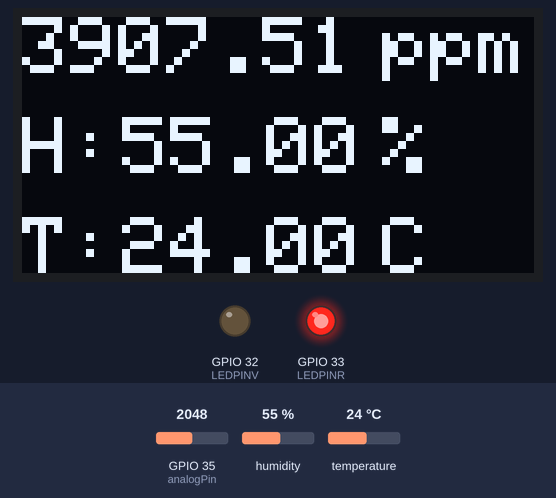
A sketch run on a simulated ESP32. Parts: 128×64 one-colour display, output pins drawn as LEDs (lit = HIGH). Inputs (shaded band) come from the test bench; at power-on: GPIO 35 (analogPin) = 2048, humidity 55 %, temperature 24 °C. No radio packets arrive unless stated; what the sketch prints to the serial monitor is not drawn.

Above: at 3.2 s.
3.3 s: GPIO 35 (analogPin) set to 942
At 5.9 s:
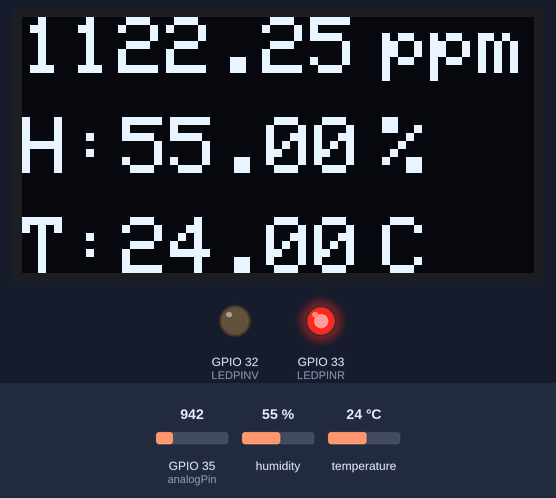
7.2 s: GPIO 35 (analogPin) set to 842
At 8.6 s:
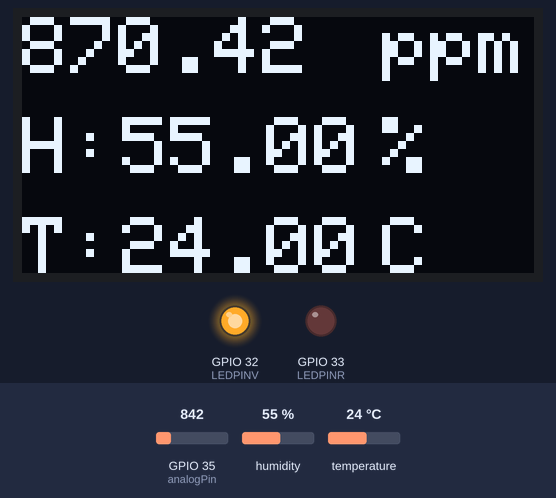
11.1 s: humidity set to 22 %
At 12.5 s:
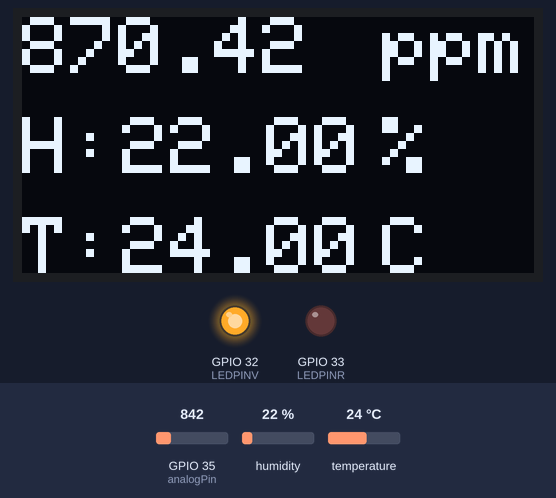
15.0 s: temperature set to 12 °C
At 17.9 s:
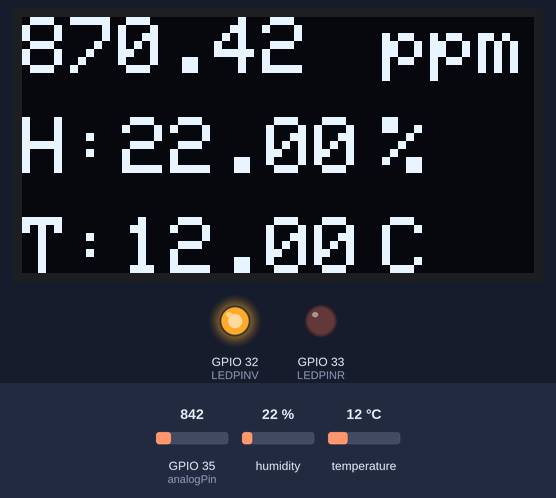
19.1 s: GPIO 35 (analogPin) set to 491
At 21.9 s:
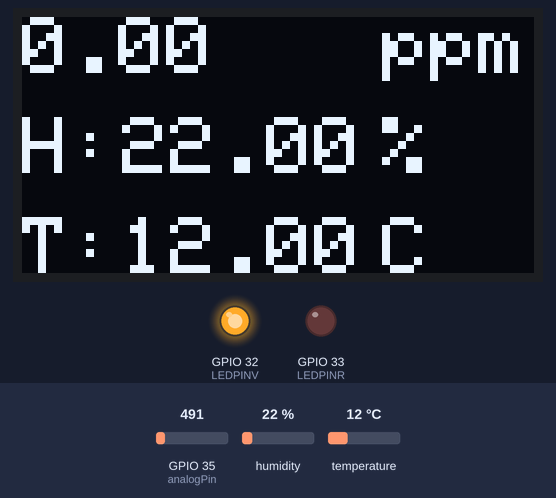
23.0 s: humidity set to 40 %
At 24.5 s:
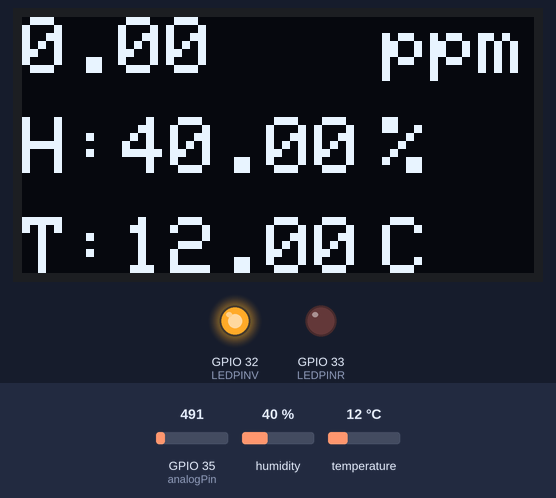
Timing chart, 0 to 26.0 s (numbered marks = the images above; inputs shaded):
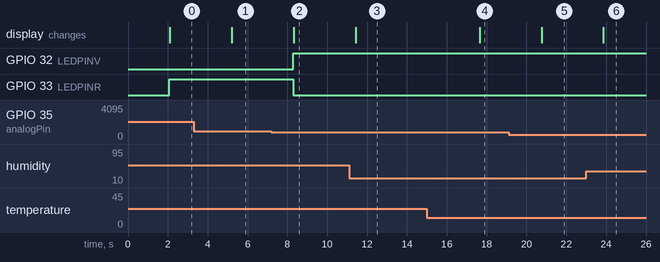

Measured:
- the behaviour switches between 894 and 893 on GPIO 35 (analogPin) (found by bisection; images 1 and 2)
- after the input at 3.3 s, the display: changes after 1.9 s (image 1)
- after the input at 7.2 s, GPIO 32 (LEDPINV): LOW → HIGH after 1.1 s; GPIO 33 (LEDPINR): HIGH → LOW after 1.1 s; the display: changes after 1.1 s (image 2)
- after the input at 11.1 s, the display: changes after 0.33 s (image 3)
- after the input at 15.0 s, the display: changes after 2.6 s (image 4)
- after the input at 19.1 s, the display: changes after 1.7 s (image 5)
- after the input at 23.0 s, the display: changes after 0.87 s (image 6)

The sketch:

CO2_P2P_Sender.ino
```cpp
#include <SPI.h>
#include <LoRa.h>
#include <DHT.h>
#include <Wire.h>
#include <WiFi.h>
#include <PubSubClient.h>
#include <Adafruit_Sensor.h>
#include <Adafruit_GFX.h>
#include <Adafruit_SSD1306.h>

#define SCREEN_WIDTH 128 // OLED display width, in pixels
#define SCREEN_HEIGHT 64 // OLED display height, in pixels

#define DHTPIN 25 //Pin pour connecter la data du DHT11
#define DHTTYPE DHT11

#define LEDPINR 33
#define LEDPINV 32

#define ss 5
#define rst 14
#define dio0 2
DHT dht(DHTPIN, DHTTYPE);
Adafruit_SSD1306 display(SCREEN_WIDTH, SCREEN_HEIGHT, &Wire, -1);
int analogPin = 35;

float ReadHum(){
  float hum = dht.readHumidity();
  if (isnan(hum)) {
    Serial.println("erreur de lire");
    return NULL;
  }
  else {
    Serial.println("Humidity:");
    Serial.println(hum);
    return hum;
  }
}

// fonction pour lire la valeur de température
float ReadTemp(){
  float temp = dht.readTemperature();
  if (isnan(temp)) {
    Serial.println("erreur de lire");
    return NULL;
  }
  else {
    Serial.println("Temperature:");
    Serial.println(temp);
    return temp;
  }
}

// fonction pour lire la valeur de concentration CO2
float ReadCO2(){
  //read voltage
  int sensorValue = analogRead(analogPin);

  // converte the analog signal to a voltage
  float voltage = sensorValue*(3.3/4095.0);
  if(voltage == 0)
  {
    Serial.println("FAULT");
    return NULL;
  }
  else if(voltage < 0.4)
  {
    Serial.println("pre-heating");
    return NULL;
  }
  else
  {
    // calculate for concentration CO2
    float voltage_diference=voltage-0.4;
    float concentration=voltage_diference*5000.0/1.6;

    // Print Voltage
    Serial.print("voltage:");
    Serial.print(voltage);
    Serial.println("V");

    //Print CO2 concentration
    Serial.print(concentration);
    Serial.println("ppm");
    return concentration;
  }
}

void setup() {
  // Initialiser Serial
  Serial.begin(115200);
  while (!Serial);
  Serial.println("LoRa Sender");

  // Setup LoRa emetteur module
  LoRa.setPins(ss, rst, dio0);

  while (!LoRa.begin(866E6)) {
    Serial.println(".");
    delay(500);
  }
  LoRa.setSyncWord(0xF3);
  Serial.println("LoRa Initializing OK!");
  if(!display.begin(SSD1306_SWITCHCAPVCC, 0x3C)) {
    Serial.println(F("SSD1306 allocation failed"));
    for(;;);
  }

  delay(2000);
  dht.begin();
  pinMode(LEDPINR,OUTPUT);
  pinMode(LEDPINV,OUTPUT);
  display.clearDisplay();
  display.setTextSize(2);
  display.setTextColor(WHITE);
}

void loop() {
  Serial.print("Sending packet: \n");
  float CO2 = ReadCO2(); //lire la concentration CO2
  float hum = ReadHum(); //lire la valeur de l'humidité
  float temp = ReadTemp(); //lire la valeur de température


  if(CO2 >= 1000 ){
      digitalWrite(LEDPINV,LOW);
      digitalWrite(LEDPINR,HIGH);
  }else{
      digitalWrite(LEDPINR,LOW);
      digitalWrite(LEDPINV,HIGH);
  }
  // L'affichage sur l'ecran
  display.setCursor(0, 0);
  display.println(CO2);
  display.setCursor(90, 0);
  display.println("ppm");

  display.setCursor(0, 25);
  display.println("H: ");
  display.setCursor(25, 25);
  display.println(hum);
  display.setCursor(90, 25);
  display.println("%");

  display.setCursor(0, 50);
  display.println("T:");
  display.setCursor(25, 50);
  display.println(temp);
  display.setCursor(90, 50);
  display.println("C");

  display.display();
  display.clearDisplay();
  //Envoyer LoRa packet a recevoir
  LoRa.beginPacket();
  LoRa.print((int)CO2);
  LoRa.endPacket();
  delay(3000);
}
```
